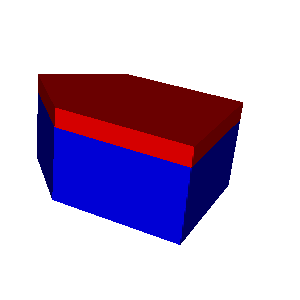

This chart was generated by the following Python code:
#!/usr/bin/env python

# Read Exodus file with shared-face polyhedra, extract surface, and render.

import os

import vtkmodules.vtkInteractionStyle  # noqa: F401
import vtkmodules.vtkRenderingFreeType  # noqa: F401
import vtkmodules.vtkRenderingOpenGL2  # noqa: F401

from vtkmodules.vtkCommonDataModel import vtkDataSetAttributes
from vtkmodules.vtkFiltersCore import vtkAssignAttribute
from vtkmodules.vtkFiltersGeometry import vtkDataSetSurfaceFilter
from vtkmodules.vtkIOExodus import vtkExodusIIReader
from vtkmodules.vtkRenderingCore import (
    vtkActor,
    vtkCompositePolyDataMapper,
    vtkRenderWindow,
    vtkRenderWindowInteractor,
    vtkRenderer,
)

# Source
data_dir = os.environ.get("VPE_DATA_DIR", os.path.dirname(os.path.abspath(__file__)))

# Read Exodus file
exodus_reader = vtkExodusIIReader()
exodus_reader.SetFileName(os.path.join(data_dir, "shared_face_polyhedra.exo"))
exodus_reader.Update()

# Extract surface
surface_filter = vtkDataSetSurfaceFilter()
surface_filter.SetInputConnection(exodus_reader.GetOutputPort())
surface_filter.Update()

# Assign ObjectId as scalars
assign_attribute = vtkAssignAttribute()
assign_attribute.SetInputConnection(surface_filter.GetOutputPort())
assign_attribute.Assign("ObjectId", vtkDataSetAttributes.SCALARS, vtkAssignAttribute.CELL_DATA)
assign_attribute.Update()

# Mapper
composite_mapper = vtkCompositePolyDataMapper()
composite_mapper.SetInputConnection(assign_attribute.GetOutputPort())
composite_mapper.SetScalarVisibility(True)
composite_mapper.SetScalarRange(10000, 20000)
composite_mapper.UseLookupTableScalarRangeOff()

# Actor
exodus_actor = vtkActor()
exodus_actor.SetMapper(composite_mapper)

# Renderer
renderer = vtkRenderer()
renderer.AddActor(exodus_actor)
renderer.SetBackground(1, 1, 1)

# Render window
render_window = vtkRenderWindow()
render_window.AddRenderer(renderer)
render_window.SetWindowName("exodus polyhedra again")
render_window.SetMultiSamples(0)
render_window.SetSize(300, 300)

# Interactor
interactor = vtkRenderWindowInteractor()
interactor.SetRenderWindow(render_window)

# Scene
camera = renderer.GetActiveCamera()
camera.SetPosition(4.45025631439989, -0.520617222824798, 1.08873910981941)
camera.SetFocalPoint(-0.441087924633898, 1.43633923685504, -1.32653110659694)
camera.SetViewUp(-0.424967955165741, 0.0530900205407349, 0.903650201572065)
renderer.ResetCamera()

interactor.Initialize()
interactor.Start()
